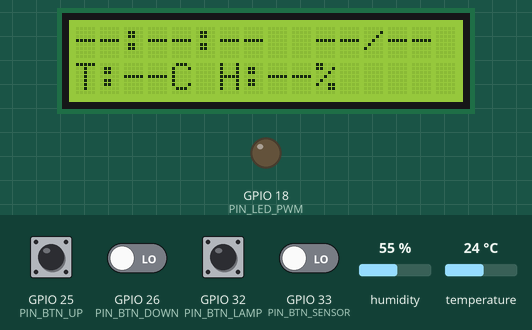
Simulated run of this program. Board: ESP32. On the bench: 16×2 character LCD, output pins drawn as LEDs (lit = HIGH). Wiring (inferred from the names in the program): PCF8574 port expander at I2C address 0x27. Wiring (inferred from the signals the program sends): character LCD (HD44780): RS Q0; E Q2; backlight Q3; data Q4, Q5, Q6, Q7. The test bench sets the inputs (shaded band); at power-on: GPIO 25 (PIN_BTN_UP), GPIO 26 (PIN_BTN_DOWN), GPIO 32 (PIN_BTN_LAMP), GPIO 33 (PIN_BTN_SENSOR) LOW, humidity 55 %, temperature 24 °C. The local clock reads 2024-03-15 10:24:30 at power-on unless the program sets it; EEPROM starts erased; no MQTT or app messages arrive unless stated; what the program prints to the serial monitor is not drawn.

Above: at 1.4 s.
1.5 s: humidity set to 22 %
At 3.8 s:
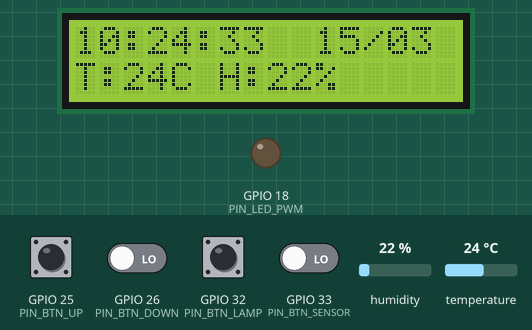
4.1 s: temperature set to 12 °C
At 5.9 s:
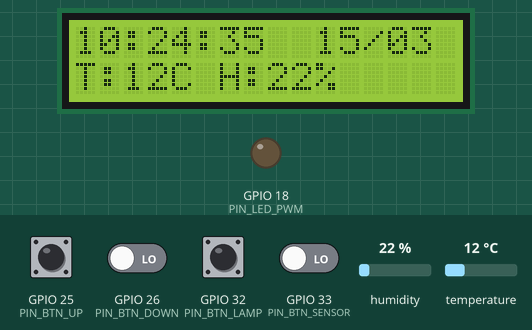
8.6 s: GPIO 25 (PIN_BTN_UP) pulled HIGH for 0.15 s
At 9.9 s:
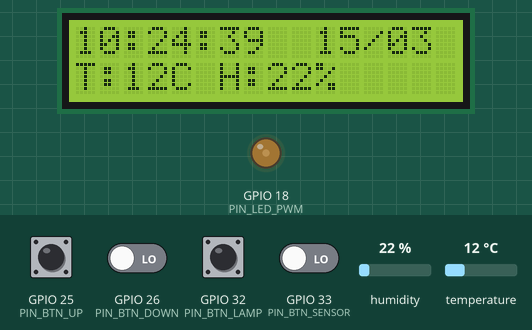
14.6 s: GPIO 32 (PIN_BTN_LAMP) pulled HIGH for 1 s
At 16.6 s:
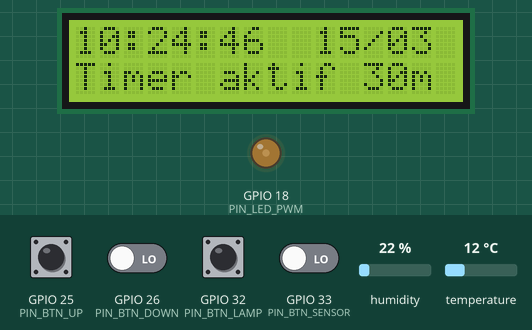
17.6 s: GPIO 32 (PIN_BTN_LAMP) pulled HIGH for 1 s
At 19.6 s:
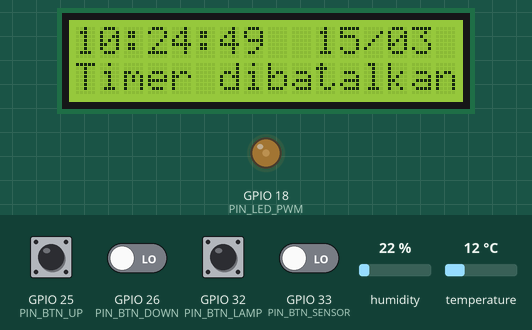
Timing chart, 0 to 21.1 s (numbered marks = the images above; inputs shaded):
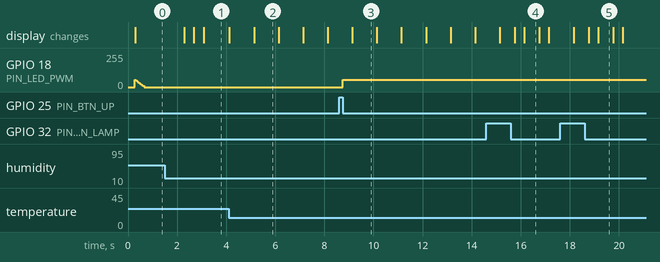

Measured:
- after the input at 8.6 s, GPIO 18 (PIN_LED_PWM): 0/255 → 56/255 after 0.15 s
- after the input at 14.6 s, the display: first differs from a run without the input after 1.2 s (image 4 shows a later state)
- after the input at 17.6 s, the display: first differs from a run without the input after 1.2 s (image 5 shows a later state)
- what the display in image 2 shows lasts 1.0 s, from 5.1 s to 6.1 s
- what the display in image 4 shows lasts 0.7 s, from 16.1 s to 16.8 s

The program:

main.cpp
```cpp
// =============================================================================
// main.cpp — fw-clock (Gumpalan)
// Perakitan modul: setup/loop tipis, semua logika di modul masing-masing.
// =============================================================================

#include <Arduino.h>
#include <WiFi.h>

// Konfigurasi & pin
#include "config.h"
#include "pins.h"
#include "secrets.h"   // WIFI_SSID, WIFI_PASS, MQTT_HOST, MQTT_PORT, MQTT_USER, MQTT_PASS

// Modul hardware
#include "LcdPcf8574/LcdPcf8574.h"
#include "SensorDht/SensorDht.h"
#include "TimeService/TimeService.h"
#include "LedStrip/LedStrip.h"
#include "Storage/Storage.h"
#include "Buttons/Buttons.h"
#include "NetService/NetService.h"

// Modul logic
#include "ButtonClassifier/ButtonClassifier.h"
#include "Format/Format.h"
#include "Topics/Topics.h"
#include "Payload/Payload.h"

// =============================================================================
// Device ID
// =============================================================================
static char device_id[32];

static void buildDeviceId() {
#ifdef DEVICE_ID_OVERRIDE
    strncpy(device_id, DEVICE_ID_OVERRIDE, sizeof(device_id) - 1);
#else
    uint8_t mac[6];
    WiFi.macAddress(mac);
    snprintf(device_id, sizeof(device_id), "clock-%02x%02x%02x",
             mac[3], mac[4], mac[5]);
#endif
}

// =============================================================================
// Forward declarations
// =============================================================================
static void onLampCmd(const char* payload, size_t len);
static void applyLampState(bool power, uint8_t brightness, bool publish_now);

// =============================================================================
// Instance modul
// =============================================================================
static LcdPcf8574 lcd;
static SensorDht  sensor(PIN_DHT, DHT_TYPE, DHT_READ_MS);
static TimeService timesvc(NTP_TZ, NTP_SERVER1, NTP_SERVER2, NTP_SYNC_INTERVAL_MS);
static LedStrip   led(PIN_LED_PWM, LED_FREQ_HZ, LED_RESOLUTION_BITS, LED_GAMMA, MAX_LED_DUTY_PERCENT);
static Storage    storage;

static const uint8_t BTN_PINS[4] = {
    PIN_BTN_LAMP, PIN_BTN_SENSOR, PIN_BTN_UP, PIN_BTN_DOWN
};
static Buttons buttons(BTN_PINS, BTN_DEBOUNCE_MS, BTN_LONG_PRESS_MS);

// Topics & Format (dibuat setelah device_id diketahui)
static logic::Topics*  topics    = nullptr;
static logic::Format*  formatter = nullptr;

// NetService (dibuat setelah Topics)
static NetService* net = nullptr;

// Discovery payload (besar, alokasi di heap)
static char discovery_buf[768];

// =============================================================================
// State aplikasi
// =============================================================================
static uint8_t  lcd_page            = 0;
static uint32_t last_page_change_ms = 0;

static bool     sleep_timer_active  = false;
static uint32_t sleep_timer_end_ms  = 0;

static uint32_t last_sensor_pub_ms  = 0;

// Pesan sementara di baris 2 (non-blocking pengganti delay(1000))
static char     lcd_msg[17]         = {};
static uint32_t lcd_msg_end_ms      = 0;

static char lcd_row[2][17];

// =============================================================================
// Render LCD berdasarkan halaman aktif
// =============================================================================
static void renderLcd(uint32_t now_ms) {
    logic::TimeData td;
    TimeSnapshot ts = timesvc.now();
    td.year    = ts.year; td.month  = ts.month;  td.day    = ts.day;
    td.hour    = ts.hour; td.minute = ts.minute; td.second = ts.second;
    td.synced  = ts.synced;

    const DhtReading& rd = sensor.reading();
    logic::SensorData sd;
    bool fresh = sensor.isFresh(now_ms, DHT_STALE_MS);
    sd.valid       = fresh;
    sd.temperature = fresh ? rd.temperature : NAN;
    sd.humidity    = fresh ? rd.humidity    : NAN;

    switch (lcd_page) {
        case 0: formatter->page0(td, sd, lcd_row); break;
        case 1: formatter->page1(sd, lcd_row);     break;
        case 2: {
            logic::NetData nd;
            nd.wifi_ok = net ? net->wifiOk() : false;
            nd.mqtt_ok = net ? net->mqttOk() : false;
            if (net) net->ipStr(nd.ip);
            else     strncpy(nd.ip, "---", sizeof(nd.ip));
            formatter->page2(nd, lcd_row);
            break;
        }
        default: lcd_page = 0; formatter->page0(td, sd, lcd_row); break;
    }

    // Pesan sementara (dari tombol): override baris 2 selama 1 detik, non-blocking
    if (lcd_msg_end_ms != 0) {
        if (now_ms >= lcd_msg_end_ms) {
            lcd_msg[0]     = '\0';
            lcd_msg_end_ms = 0;
        } else {
            size_t len = strlen(lcd_msg);
            if (len > 16) len = 16;
            memcpy(lcd_row[1], lcd_msg, len);
            for (size_t i = len; i < 16; ++i) lcd_row[1][i] = ' ';
            lcd_row[1][16] = '\0';
        }
    }

    lcd.update(lcd_row[0], lcd_row[1]);
}

// =============================================================================
// Publish state sensor ke MQTT
// =============================================================================
static void publishSensor(uint32_t now_ms) {
    if (!net || !net->mqttOk()) return;
    const DhtReading& rd = sensor.reading();
    char buf[16];

    // Publish suhu — angka mentah
    if (logic::Payload::sensorValue(rd.valid ? rd.temperature : NAN, buf, sizeof(buf)))
        net->publish(topics->sensorTemp(), buf, false);

    // Publish kelembapan — angka mentah
    if (logic::Payload::sensorValue(rd.valid ? rd.humidity : NAN, buf, sizeof(buf)))
        net->publish(topics->sensorHumidity(), buf, false);

    (void)now_ms; // tidak dipakai setelah refactor
}

// =============================================================================
// Apply lamp state
// =============================================================================
static void applyLampState(bool power, uint8_t brightness, bool publish_now) {
    if (power != led.isOn()) led.setOn(power);
    if (power && brightness != led.brightness()) {
        led.setBrightness(brightness);
        storage.saveBrightness(brightness);
    }

    if (publish_now && net && net->mqttOk()) {
        char buf[48];
        logic::Payload::lampState(led.isOn(), led.brightness(), buf, sizeof(buf));
        net->publish(topics->lampState(), buf, true);
    }
}

// =============================================================================
// Callback perintah MQTT lamp/set
// =============================================================================
static void onLampCmd(const char* payload, size_t len) {
    logic::LampCmd cmd = logic::Payload::parseLampCmd(payload, len);
    if (!cmd.valid) {
        Serial.printf("[MQTT] Payload lamp/set tidak valid: %.*s\n",
                      (int)len, payload);
        return;
    }

    bool    power      = led.isOn();
    uint8_t brightness = led.brightness();

    using F = logic::LampCmd::Field;
    if (cmd.field == F::POWER || cmd.field == F::BOTH) power = cmd.power;
    if (cmd.field == F::BRIGHTNESS || cmd.field == F::BOTH) brightness = cmd.brightness;

    applyLampState(power, brightness, true);
}

// =============================================================================
// Penanganan tombol
// =============================================================================
static void handleButton(BtnPress& press, uint32_t now_ms) {
    switch (press.id) {

    case BtnId::LAMP:
        if (press.type == PressType::SHORT) {
            applyLampState(!led.isOn(), led.brightness(), true);
        } else {
            if (sleep_timer_active) {
                sleep_timer_active = false;
                snprintf(lcd_msg, sizeof(lcd_msg), "Timer dibatalkan");
                lcd_msg_end_ms = now_ms + 1000UL;
            } else if (led.isOn()) {
                sleep_timer_active = true;
                sleep_timer_end_ms = now_ms + ((uint32_t)SLEEP_TIMER_MIN * 60000UL);
                snprintf(lcd_msg, sizeof(lcd_msg), "Timer aktif %dm", SLEEP_TIMER_MIN);
                lcd_msg_end_ms = now_ms + 1000UL;
            }
        }
        break;

    case BtnId::SENSOR:
        if (press.type == PressType::SHORT) {
            lcd_page = (lcd_page + 1) % LCD_PAGE_COUNT;
            last_page_change_ms = now_ms;
        } else {
            publishSensor(now_ms);
            last_sensor_pub_ms = now_ms;
            snprintf(lcd_msg, sizeof(lcd_msg), "Kirim data...   ");
            lcd_msg_end_ms = now_ms + 1000UL;
        }
        break;

    case BtnId::UP:
        if (press.type == PressType::SHORT) {
            if (!led.isOn()) {
                applyLampState(true, storage.loadBrightness(), true);
            } else {
                uint8_t br = led.brightness();
                br = (br + BTN_BRIGHTNESS_STEP > 100) ? 100 : br + BTN_BRIGHTNESS_STEP;
                applyLampState(true, br, true);
            }
        }
        break;

    case BtnId::DOWN:
        if (press.type == PressType::SHORT) {
            if (!led.isOn()) break;
            int br = static_cast<int>(led.brightness()) - BTN_BRIGHTNESS_STEP;
            if (br < LED_MIN_PERCENT) br = LED_MIN_PERCENT;
            applyLampState(true, static_cast<uint8_t>(br), true);
        }
        break;

    default: break;
    }
}

// =============================================================================
// setup()
// =============================================================================
void setup() {
    Serial.begin(115200);
    delay(200);
    Serial.println("[fw-clock] Booting...");

    storage.begin();
    uint8_t saved_brightness = storage.loadBrightness();

    lcd.begin();
    sensor.begin();

    led.begin();
    led.setOn(true);
    led.setBrightness(saved_brightness);
    led.setOn(false); // mati saat boot, kecerahan tersimpan di last_on_pct_

    buttons.begin();

    buildDeviceId();
    Serial.printf("[fw-clock] Device ID: %s\n", device_id);

    topics    = new logic::Topics(device_id);
    bool isDht22 = (DHT_TYPE == DHT22);
    formatter = new logic::Format(isDht22);

    logic::Payload::discovery(device_id, FW_VERSION, discovery_buf, sizeof(discovery_buf));

    net = new NetService(
        WIFI_SSID, WIFI_PASS,
        MQTT_HOST, MQTT_PORT,
        MQTT_USER, MQTT_PASS,
        device_id,
        topics->status(),
        topics->lampSet(),
        topics->discovery(),
        discovery_buf,
        onLampCmd
    );
    net->begin();

    lcd_page            = 0;
    last_page_change_ms = millis();
    last_sensor_pub_ms  = millis();

    Serial.println("[fw-clock] Setup selesai.");
}

// =============================================================================
// loop()
// =============================================================================
static bool time_started = false;

void loop() {
    uint32_t now = millis();

    net->tick(now);

    if (!time_started && net->wifiOk()) {
        timesvc.begin();
        time_started = true;
    }
    if (time_started) timesvc.tick(now);

    sensor.tick(now);
    led.tick(now);

    BtnPress press;
    if (buttons.poll(press)) {
        handleButton(press, now);
    }

    if (lcd_page != 0 && (now - last_page_change_ms >= LCD_AUTO_BACK_MS)) {
        lcd_page = 0;
    }

    // Render LCD dibatasi setiap 200ms agar bus I2C stabil dan tidak flicker
    static uint32_t last_lcd_render_ms = 0;
    if (now - last_lcd_render_ms >= 200) {
        last_lcd_render_ms = now;
        renderLcd(now);
    }

    if (now - last_sensor_pub_ms >= MQTT_SENSOR_PUB_MS) {
        publishSensor(now);
        last_sensor_pub_ms = now;
    }

    if (sleep_timer_active && now >= sleep_timer_end_ms) {
        sleep_timer_active = false;
        applyLampState(false, led.brightness(), true);
    }
}
```

secrets.example.h
```cpp
#pragma once

// =============================================================================
// secrets.example.h — Template kredensial fw-clock
// Salin ke secrets.h, isi nilai asli, lalu simpan.
// secrets.h TIDAK BOLEH di-commit ke repositori git (sudah masuk .gitignore).
// =============================================================================

#define WIFI_SSID     "NAMA_WIFI_ANDA"
#define WIFI_PASS     "PASSWORD_WIFI_ANDA"

#define MQTT_HOST     "192.168.1.100"
#define MQTT_PORT     1883
#define MQTT_USER     "gumpalan_clock"
#define MQTT_PASS     "PASSWORD_MQTT"

// Opsional: override device ID. Kosongkan (hapus baris ini) untuk auto dari MAC.
// #define DEVICE_ID_OVERRIDE "clock-kamar"
```

config.h
```cpp
#pragma once

// =============================================================================
// config.h — Konstanta tuneable fw-clock
// Ubah nilai di sini sesuai kebutuhan; jangan ubah logika di modul lain.
// =============================================================================

// --- Identitas perangkat -----------------------------------------------------
// Kosongkan untuk auto-generate dari 3 byte terakhir MAC ("clock-XXYYZZ").
// Isi untuk override, misal: #define DEVICE_ID_OVERRIDE "clock-kamar"
// #define DEVICE_ID_OVERRIDE ""

// --- Versi firmware ----------------------------------------------------------
#define FW_VERSION "0.1.0"
#define DEVICE_NAME "Jam Meja"

// --- DHT sensor --------------------------------------------------------------
// Ganti DHT22 jika pakai sensor DHT22 (presisi 0.1 derajat).
#define DHT_TYPE        DHT11
#define DHT_READ_MS     2500UL   // interval baca sensor (ms)
#define DHT_STALE_MS    180000UL // data dianggap stale setelah 3 menit

// --- LCD ---------------------------------------------------------------------
#define LCD_COLS        16
#define LCD_ROWS        2
#define LCD_PAGE_COUNT  3
#define LCD_AUTO_BACK_MS 15000UL // kembali ke halaman 0 setelah idle (ms)

// --- LED strip (PWM) ---------------------------------------------------------
// Versi LEDC API: Arduino-ESP32 3.x (ledcAttach / ledcWrite)
#define LED_FREQ_HZ         5000
#define LED_RESOLUTION_BITS 10        // 0-1023
#define LED_GAMMA           2.2f
#define MAX_LED_DUTY_PERCENT 100      // batas kecerahan (0-100), turunkan jika adaptor lemah
#define LED_FADE_MS         400UL     // durasi transisi (ms)
#define LED_MIN_PERCENT     1         // kecerahan minimum saat ON

// --- Timer tidur (sleep timer) -----------------------------------------------
// 0 = nonaktif. Satuan menit.
#define SLEEP_TIMER_MIN     30

// --- Tombol / Sensor Sentuh --------------------------------------------------
// true  = sensor sentuh TTP223 (aktif HIGH, idle LOW, pinMode INPUT)
// false = tombol mekanis ke GND (aktif LOW, idle HIGH, pinMode INPUT_PULLUP)
#define TOUCH_SENSOR_ACTIVE_HIGH true

#define BTN_DEBOUNCE_MS     40UL
#define BTN_LONG_PRESS_MS   800UL
#define BTN_BRIGHTNESS_STEP 10   // langkah naik/turun kecerahan (%)

// --- MQTT --------------------------------------------------------------------
#define MQTT_BUFFER_SIZE    1024
#define MQTT_SENSOR_PUB_MS  30000UL  // interval publish sensor (ms)
// Backoff reconnect: 1, 2, 4, 8, 16, 30 detik (max)
#define MQTT_BACKOFF_MAX_S  30

// --- NTP ---------------------------------------------------------------------
#define NTP_TZ      "WIB-7"
#define NTP_SERVER1 "id.pool.ntp.org"
#define NTP_SERVER2 "pool.ntp.org"
#define NTP_SYNC_INTERVAL_MS 86400000UL // sinkronisasi ulang tiap 24 jam
```

pins.h
```cpp
#pragma once

// =============================================================================
// pins.h — Peta pin GPIO fw-clock (ESP32 DevKit V1, 30-pin)
// Semua konstanta pin didefinisikan di sini; modul lain hanya include file ini.
// =============================================================================

// --- I2C (LCD PCF8574) -------------------------------------------------------
// Bus ini juga bisa dipakai perangkat I2C lain (RTC, sensor cahaya).
#define PIN_I2C_SDA   21
#define PIN_I2C_SCL   22

// --- DHT sensor --------------------------------------------------------------
// Hindari pin strapping (0, 2, 12, 15) dan pin flash internal (6-11).
#define PIN_DHT       4

// --- LED strip gate (PWM ke MOSFET N-channel) --------------------------------
#define PIN_LED_PWM   18

// --- Tombol (INPUT_PULLUP, aktif LOW) ----------------------------------------
#define PIN_BTN_LAMP    32
#define PIN_BTN_SENSOR  33
#define PIN_BTN_UP      25
#define PIN_BTN_DOWN    26
```
